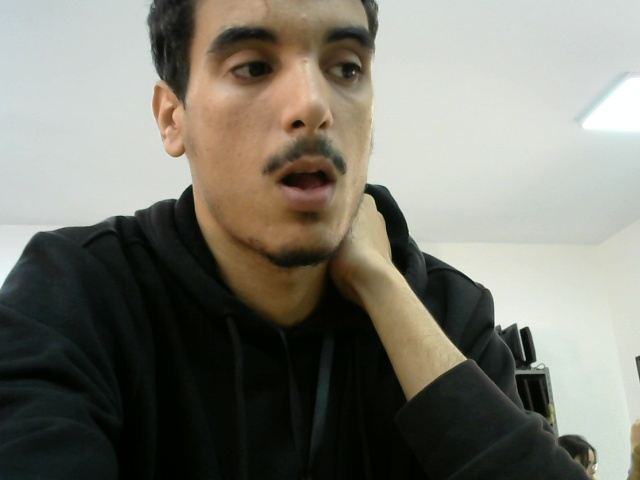
#> input picture module/folder/frame37.jpg, 640 x 480 px, found by its file name
$ python test_to_black.py
#> lines starting #> are read from the running program, lines starting #| are printed output that depends on the picture; after the words box and inside, x2 and y2 are one past the last pixel; in counts of white or black regions, pixels touching at a corner belong together
import numpy as np
import cv2


image = cv2.imread("module/folder/frame37.jpg")
#> image is the input picture: shape (480, 640, 3); mean B, G, R 112, 121.9, 123.1

lower_white = np.array([200, 200, 200], dtype=np.uint8)
upper_white = np.array([255, 255, 255], dtype=np.uint8)
mask = cv2.inRange(image, lower_white, upper_white) # could also use threshold
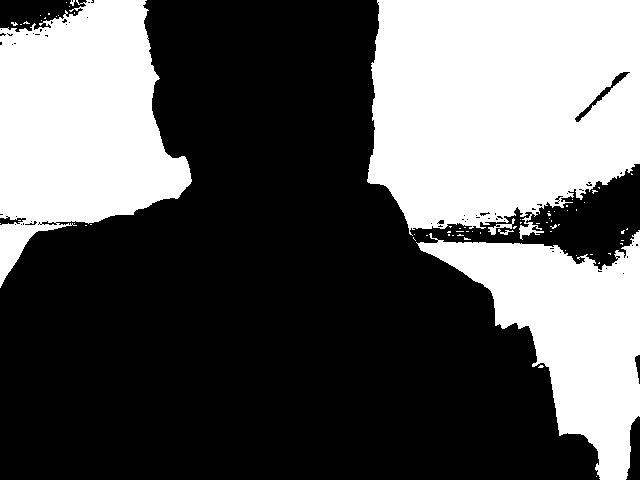
#> mask: shape (480, 640); 37.2% white; 70 white regions (65 under 20 px), largest, box (x1, y1, x2, y2) and area: (367, 0, 640, 240) 54819, (0, 0, 192, 288) 34420, (416, 230, 640, 480) 24560, (488, 218, 515, 235) 121, (498, 229, 514, 235) 38
res = cv2.bitwise_not(image, image, mask)
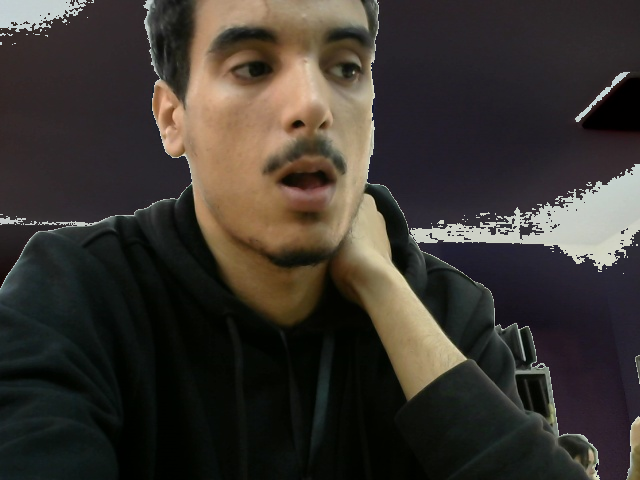
#> res: shape (480, 640, 3); mean B, G, R 47.4, 53, 58.2
cv2.imshow('res', res)
lower_white = np.array([190, 190, 190], dtype=np.uint8)
upper_white = np.array([255, 255, 255], dtype=np.uint8)
mask = cv2.inRange(image, lower_white, upper_white) # could also use threshold
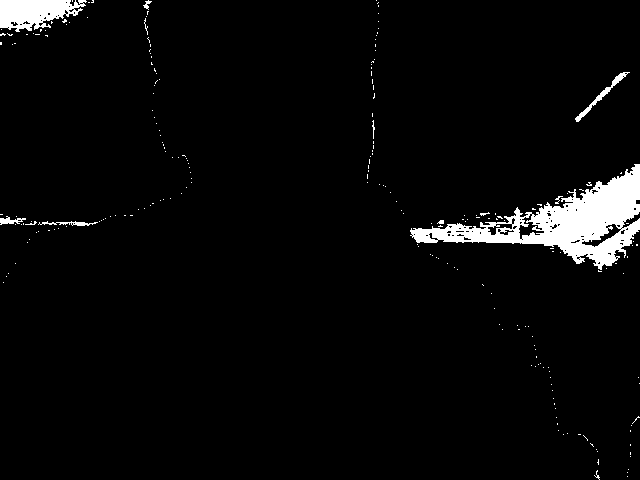
#> mask: shape (480, 640); 3.6% white; 226 white regions (216 under 20 px), largest, box (x1, y1, x2, y2) and area: (410, 164, 640, 270) 8077, (0, 0, 87, 32) 1821, (575, 72, 630, 122) 308
res = cv2.bitwise_not(image, image, mask)
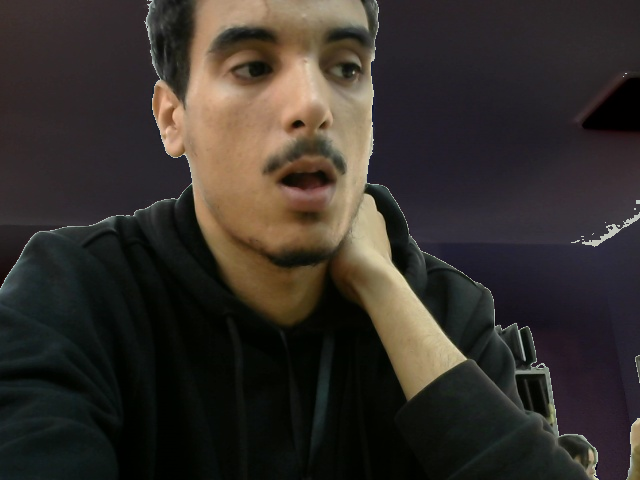
#> res: shape (480, 640, 3); 3.61% of pixels changed, all inside (x1, y1, x2, y2) = (0, 0, 640, 480)
cv2.imshow('res2', res)
lower_white = np.array([180, 180, 180], dtype=np.uint8)
mask = cv2.inRange(image, lower_white, upper_white) # could also use threshold
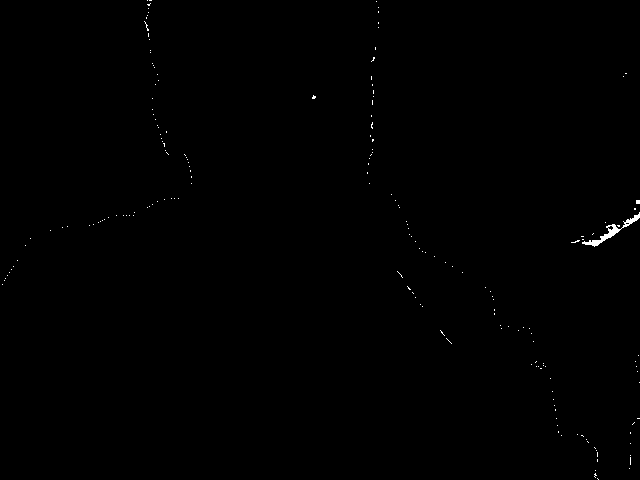
#> mask: shape (480, 640); 0.22% white; 187 white regions (186 under 20 px), largest, box (x1, y1, x2, y2) and area: (582, 212, 640, 247) 319
res = cv2.bitwise_not(image, image, mask)
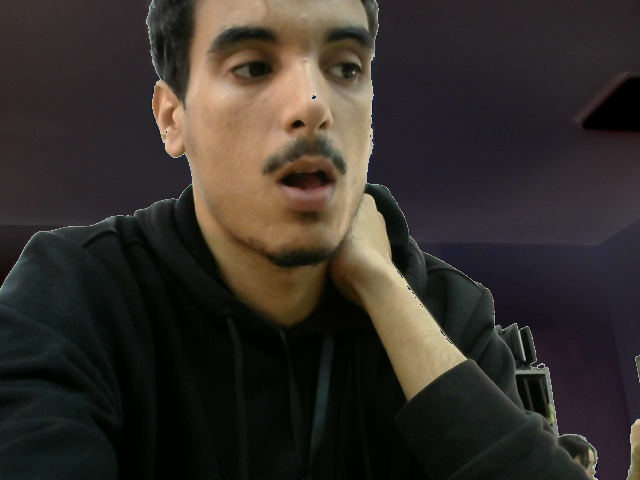
#> res: shape (480, 640, 3); 0.22% of pixels changed, all inside (x1, y1, x2, y2) = (2, 0, 640, 480)
cv2.imshow('res2', res)

cv2.waitKey(0)
cv2.destroyAllWindows()

$ run again, with module/folder/frame0.jpg copied over module/folder/frame37.jpg
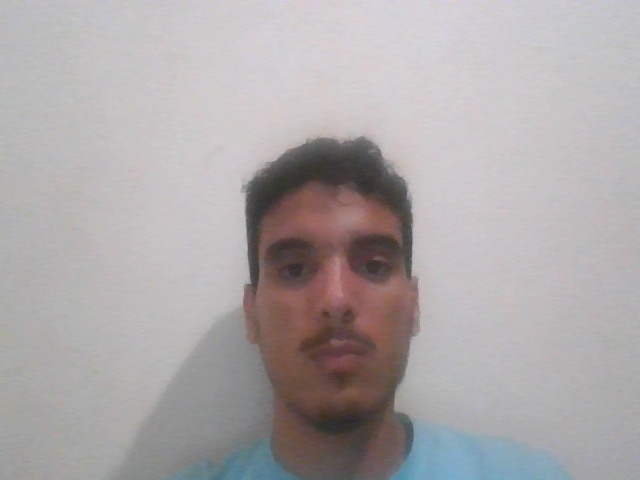
#> input picture module/folder/frame0.jpg, 640 x 480 px, found by its file name
#> image is the input picture: shape (480, 640, 3); mean B, G, R 169.1, 168, 172.9
#> `mask = cv2.inRange(image, lower_white, upper_white)`:
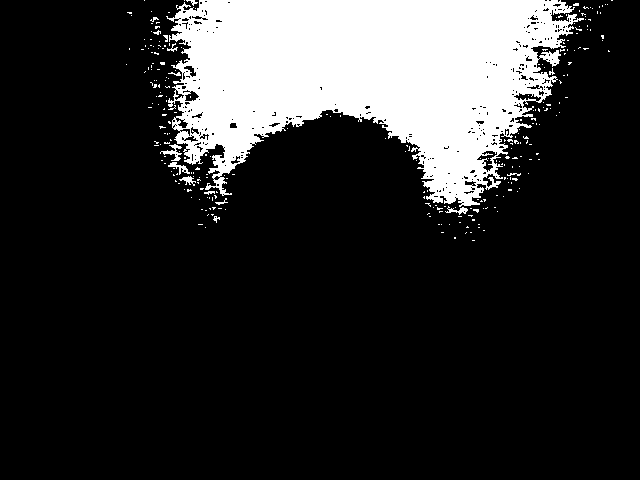
#> mask: shape (480, 640); 17.9% white; 278 white regions (263 under 20 px), largest, box (x1, y1, x2, y2) and area: (166, 0, 584, 207) 53406, (160, 144, 182, 161) 131, (168, 162, 190, 175) 99
#> `res = cv2.bitwise_not(image, image, mask)`:
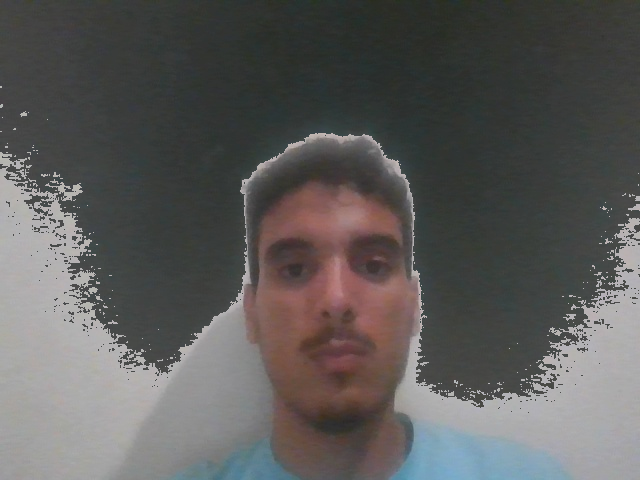
#> res: shape (480, 640, 3); mean B, G, R 90.1, 91.4, 92.5

$ run again, with module/folder/frame10.jpg copied over module/folder/frame37.jpg
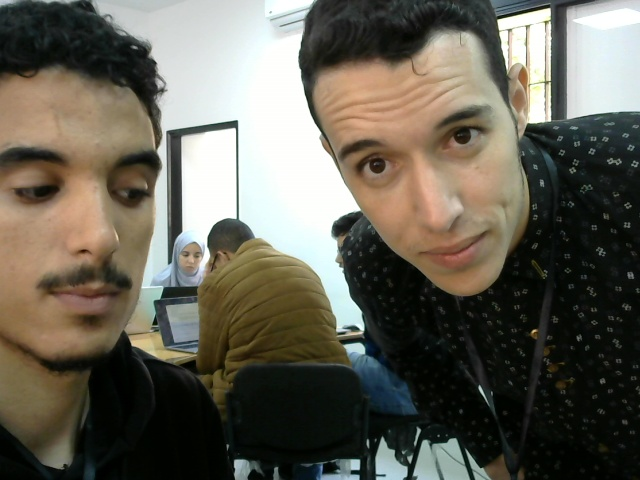
#> input picture module/folder/frame10.jpg, 640 x 480 px, found by its file name
#> image is the input picture: shape (480, 640, 3); mean B, G, R 85.6, 97.2, 101
#> `mask = cv2.inRange(image, lower_white, upper_white)`:
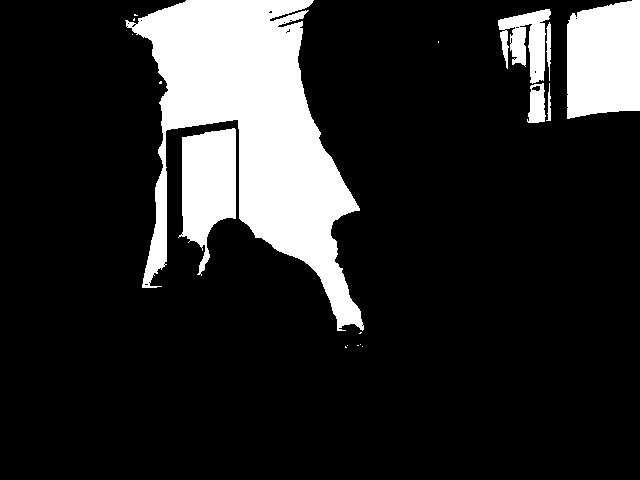
#> mask: shape (480, 640); 16.4% white; 18 white regions (11 under 20 px), largest, box (x1, y1, x2, y2) and area: (125, 0, 364, 331) 33974, (567, 0, 640, 119) 7785, (178, 128, 236, 276) 5481
#> `res = cv2.bitwise_not(image, image, mask)`:
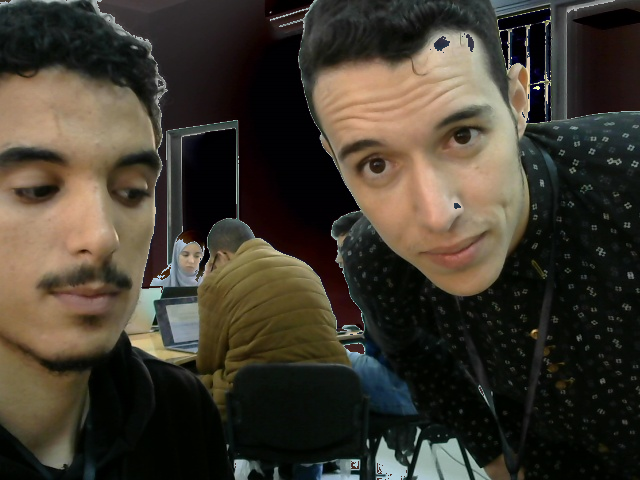
#> res: shape (480, 640, 3); mean B, G, R 46.8, 57.8, 64
